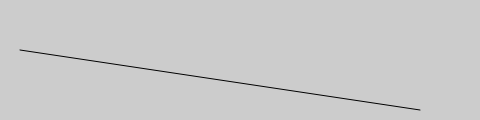
Frame 1 (no input)
Frame 60 (no input): identical to frame 1, image omitted
Frame 120 (the mouse pressed at the canvas centre since frame 60): identical to frame 1, image omitted

The p5.js sketch that drew this single still picture (run headless with seeded random() and noise() and a simulated clock; from frame 60 on, the mouse is pressed at the canvas centre):

// p5.js sketch
// ── sketch.js
function setup() {
  createCanvas(480,120);
}

function draw() {
  background(204);
  line(20, 50, 420, 110);

}
